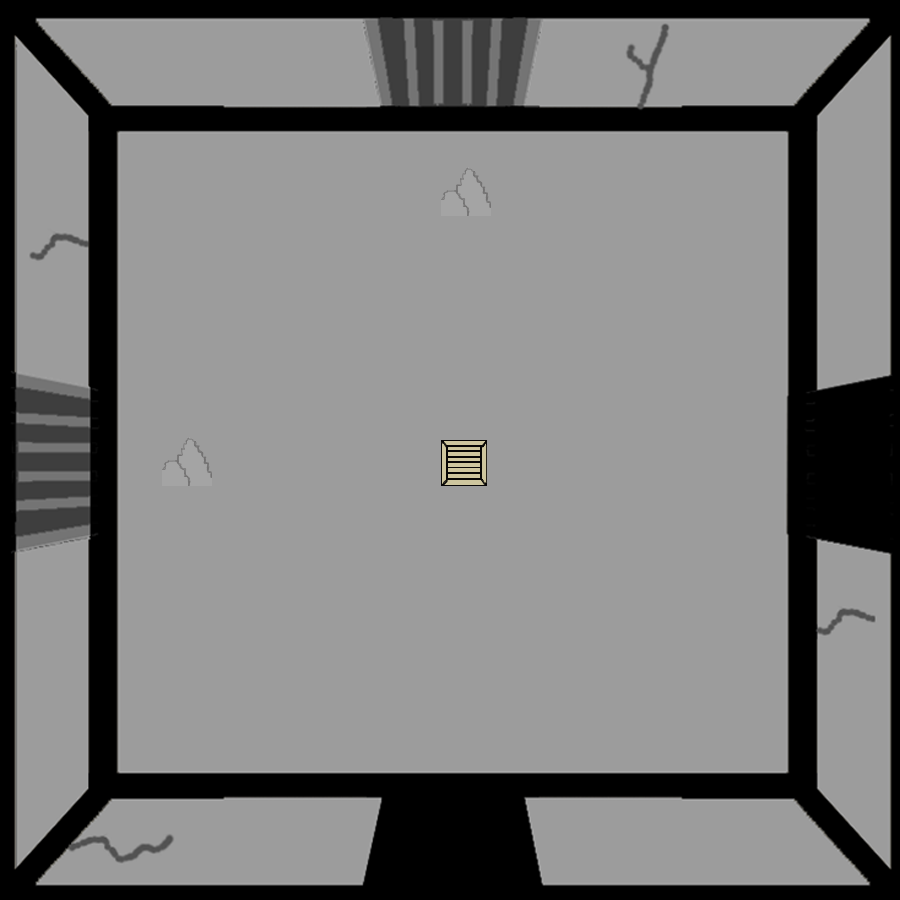

Rendered tile map (Tiled .tmx) drawn with the repository's tilesets; below, a short description and the map source with its tile grids summarised:
An orthogonal 100x100 tile map with 9x9 px tiles, 2 tile layers (SALA, CAJAS Y ROCAS), 3 tilesets.

<map version="1.2" tiledversion="1.3.3" orientation="orthogonal" renderorder="right-down" width="100" height="100" tilewidth="9" tileheight="9" infinite="0" nextlayerid="3" nextobjectid="1">
 <tileset firstgid="1" source="PRISION12.tsx" />
 <tileset firstgid="10001" source="CAJA.tsx" />
 <tileset firstgid="10026" source="ROCAS.tsx" />
 <layer id="1" name="SALA" width="100" height="100">
  <data>[10000 cells, 10000 non-empty, 10000 distinct tile ids]</data>
 </layer>
 <layer id="2" name="CAJAS Y ROCAS" width="100" height="100">
  <data>[10000 cells, 645 non-empty, 644 distinct tile ids]</data>
 </layer>
</map>
